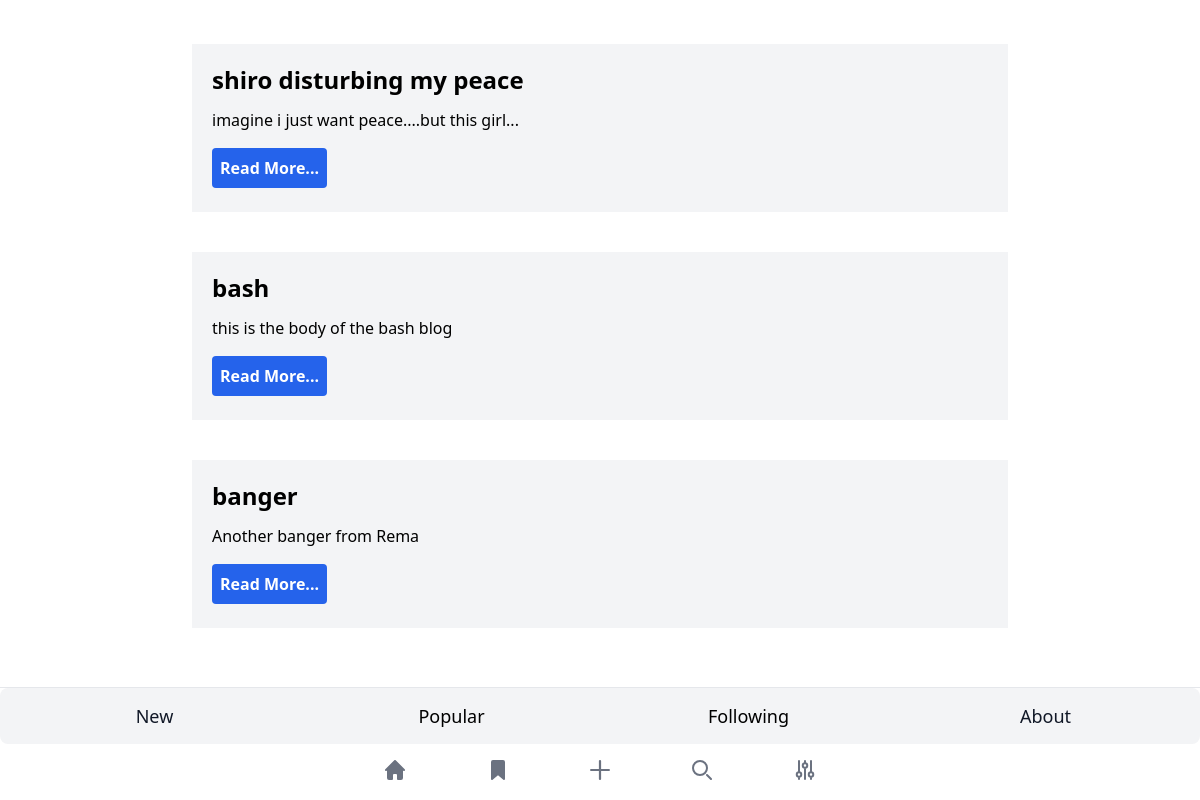
The page /popular/ on the database as committed earlier.
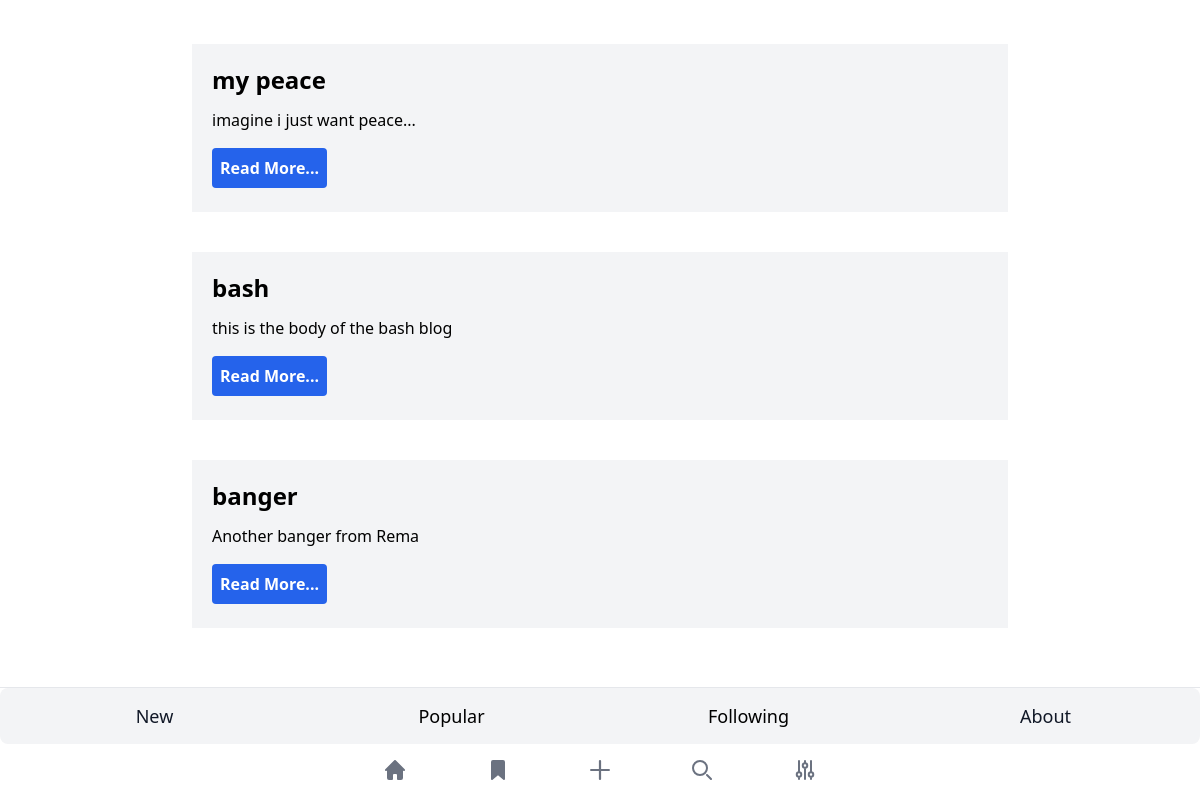
The same page on the database as committed later.
### blogpost/models.py (models this page shows, shortened)
class BlogPost(models.Model):
    title = models.CharField(max_length=200)
    body = models.TextField()
    author = models.CharField(max_length=100)
    created_at = models.DateTimeField(auto_now_add=True)
    updated = models.DateTimeField(auto_now=True)

### blogpost/views.py (the view)
# urls.py: path('popular/', popular, name='popular'),
def popular(request):
    blogs  = BlogPost.objects.all()
    context = {
        "blogs": blogs,
    }
    return render(request, 'blogpost/popular.html', context)

### blogpost/templates/blogpost/popular.html
{% extends 'blogpost/base.html' %}
{% block content %}
<div class="flex flex-col p-5 lg:px-48 lg:py-11">
    {% for blog in blogs %}
        <div class="bg-gray-100 p-5 mb-10">
            <h1 class="font-bold text-2xl mb-2">{{ blog.title }}</h1>
            <p class="my-3"> {{ blog.body }} </p>
            <button class="text-white font-semibold bg-blue-600 hover:bg-blue-800 p-2 my-1 rounded">Read More...</button>
        </div>
    {% endfor %}
</div>
{% endblock %}

Rows that differ between the two databases and show on the page:
changed BlogPost: title "shiro disturbing my peace" → "my peace"; body "imagine i just want peace....but this girl..." → "imagine i just want peace..."
